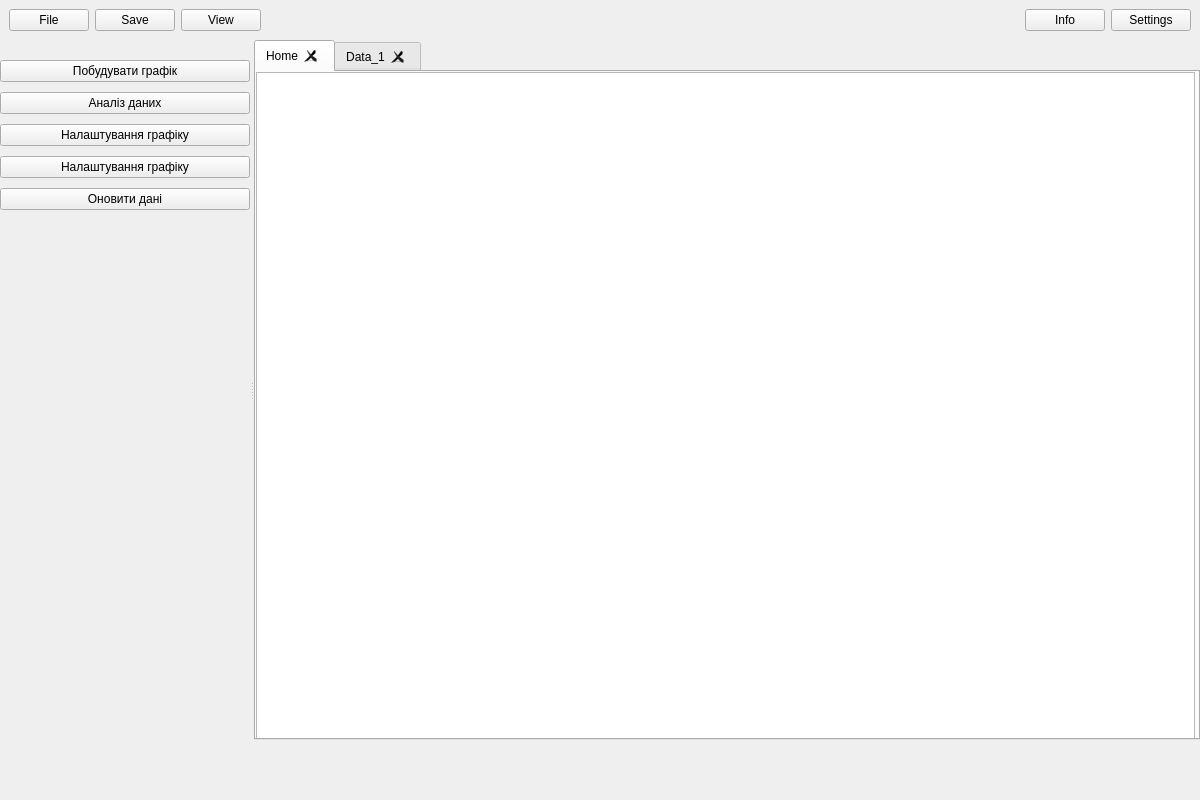
<?xml version="1.0" encoding="UTF-8"?>
<ui version="4.0">
 <class>MainWindow</class>
 <widget class="QMainWindow" name="MainWindow">
  <property name="geometry">
   <rect>
    <x>0</x>
    <y>0</y>
    <width>1200</width>
    <height>800</height>
   </rect>
  </property>
  <property name="windowTitle">
   <string>MainWindow</string>
  </property>
  <widget class="QWidget" name="centralwidget">
   <widget class="QFrame" name="verticalFrame">
    <property name="geometry">
     <rect>
      <x>0</x>
      <y>0</y>
      <width>1200</width>
      <height>800</height>
     </rect>
    </property>
    <property name="lineWidth">
     <number>0</number>
    </property>
    <layout class="QVBoxLayout" name="frame_main">
     <property name="spacing">
      <number>0</number>
     </property>
     <property name="leftMargin">
      <number>0</number>
     </property>
     <property name="topMargin">
      <number>0</number>
     </property>
     <property name="rightMargin">
      <number>0</number>
     </property>
     <property name="bottomMargin">
      <number>0</number>
     </property>
     <item>
      <widget class="QFrame" name="frame_up">
       <property name="minimumSize">
        <size>
         <width>0</width>
         <height>30</height>
        </size>
       </property>
       <property name="lineWidth">
        <number>0</number>
       </property>
       <layout class="QHBoxLayout" name="horizontalLayout">
        <property name="spacing">
         <number>0</number>
        </property>
        <property name="leftMargin">
         <number>0</number>
        </property>
        <property name="topMargin">
         <number>0</number>
        </property>
        <property name="rightMargin">
         <number>0</number>
        </property>
        <property name="bottomMargin">
         <number>0</number>
        </property>
        <item>
         <widget class="QFrame" name="horizontalFrame">
          <layout class="QHBoxLayout" name="horizontalLayout_5">
           <property name="rightMargin">
            <number>1</number>
           </property>
           <item>
            <widget class="QPushButton" name="pushButton_2">
             <property name="text">
              <string>File</string>
             </property>
            </widget>
           </item>
           <item>
            <widget class="QPushButton" name="pushButton_4">
             <property name="text">
              <string>Save</string>
             </property>
            </widget>
           </item>
           <item>
            <widget class="QPushButton" name="pushButton">
             <property name="text">
              <string>View</string>
             </property>
            </widget>
           </item>
          </layout>
         </widget>
        </item>
        <item>
         <spacer name="horizontalSpacer">
          <property name="orientation">
           <enum>Qt::Horizontal</enum>
          </property>
          <property name="sizeHint" stdset="0">
           <size>
            <width>40</width>
            <height>20</height>
           </size>
          </property>
         </spacer>
        </item>
        <item>
         <widget class="QFrame" name="horizontalFrame_2">
          <property name="minimumSize">
           <size>
            <width>30</width>
            <height>0</height>
           </size>
          </property>
          <layout class="QHBoxLayout" name="horizontalLayout_6">
           <item>
            <widget class="QPushButton" name="pushButton_3">
             <property name="text">
              <string>Info</string>
             </property>
            </widget>
           </item>
           <item>
            <widget class="QPushButton" name="pushButton_settings">
             <property name="text">
              <string>Settings</string>
             </property>
            </widget>
           </item>
          </layout>
         </widget>
        </item>
       </layout>
      </widget>
     </item>
     <item>
      <widget class="QFrame" name="frame_center">
       <property name="sizePolicy">
        <sizepolicy hsizetype="Preferred" vsizetype="Expanding">
         <horstretch>0</horstretch>
         <verstretch>0</verstretch>
        </sizepolicy>
       </property>
       <property name="lineWidth">
        <number>0</number>
       </property>
       <layout class="QHBoxLayout" name="horizontalLayout_3">
        <property name="spacing">
         <number>0</number>
        </property>
        <property name="leftMargin">
         <number>0</number>
        </property>
        <property name="topMargin">
         <number>0</number>
        </property>
        <property name="rightMargin">
         <number>0</number>
        </property>
        <property name="bottomMargin">
         <number>0</number>
        </property>
        <item>
         <widget class="QSplitter" name="splitter">
          <property name="orientation">
           <enum>Qt::Horizontal</enum>
          </property>
          <widget class="QFrame" name="verticalFrame">
           <property name="minimumSize">
            <size>
             <width>0</width>
             <height>0</height>
            </size>
           </property>
           <property name="maximumSize">
            <size>
             <width>250</width>
             <height>16777215</height>
            </size>
           </property>
           <property name="layoutDirection">
            <enum>Qt::LeftToRight</enum>
           </property>
           <property name="frameShadow">
            <enum>QFrame::Plain</enum>
           </property>
           <property name="lineWidth">
            <number>0</number>
           </property>
           <layout class="QVBoxLayout" name="verticalLayout_2">
            <property name="spacing">
             <number>10</number>
            </property>
            <property name="leftMargin">
             <number>0</number>
            </property>
            <property name="topMargin">
             <number>20</number>
            </property>
            <property name="rightMargin">
             <number>0</number>
            </property>
            <property name="bottomMargin">
             <number>0</number>
            </property>
            <item>
             <widget class="QPushButton" name="pushButton_5">
              <property name="text">
               <string>Побудувати графік</string>
              </property>
             </widget>
            </item>
            <item>
             <widget class="QPushButton" name="pushButton_7">
              <property name="text">
               <string>Аналіз даних</string>
              </property>
             </widget>
            </item>
            <item>
             <widget class="QPushButton" name="pushButton_6">
              <property name="text">
               <string>Налаштування графіку</string>
              </property>
             </widget>
            </item>
            <item>
             <widget class="QPushButton" name="pushButton_8">
              <property name="text">
               <string>Налаштування графіку</string>
              </property>
             </widget>
            </item>
            <item>
             <widget class="QPushButton" name="pushButton_9">
              <property name="text">
               <string>Оновити дані</string>
              </property>
             </widget>
            </item>
            <item>
             <spacer name="verticalSpacer">
              <property name="orientation">
               <enum>Qt::Vertical</enum>
              </property>
              <property name="sizeHint" stdset="0">
               <size>
                <width>20</width>
                <height>40</height>
               </size>
              </property>
             </spacer>
            </item>
           </layout>
          </widget>
          <widget class="QFrame" name="verticalFrame">
           <property name="minimumSize">
            <size>
             <width>0</width>
             <height>0</height>
            </size>
           </property>
           <layout class="QVBoxLayout" name="verticalLayout">
            <property name="spacing">
             <number>0</number>
            </property>
            <property name="leftMargin">
             <number>0</number>
            </property>
            <property name="topMargin">
             <number>0</number>
            </property>
            <property name="rightMargin">
             <number>0</number>
            </property>
            <property name="bottomMargin">
             <number>0</number>
            </property>
            <item>
             <widget class="QTabWidget" name="tabWidget">
              <property name="tabShape">
               <enum>QTabWidget::Rounded</enum>
              </property>
              <property name="currentIndex">
               <number>0</number>
              </property>
              <property name="elideMode">
               <enum>Qt::ElideLeft</enum>
              </property>
              <property name="documentMode">
               <bool>false</bool>
              </property>
              <property name="tabsClosable">
               <bool>true</bool>
              </property>
              <property name="movable">
               <bool>true</bool>
              </property>
              <property name="tabBarAutoHide">
               <bool>false</bool>
              </property>
              <widget class="QWidget" name="Start_tab">
               <attribute name="title">
                <string>Home</string>
               </attribute>
               <widget class="QGraphicsView" name="graphicsView">
                <property name="geometry">
                 <rect>
                  <x>0</x>
                  <y>0</y>
                  <width>939</width>
                  <height>684</height>
                 </rect>
                </property>
               </widget>
              </widget>
              <widget class="QWidget" name="tab_2">
               <attribute name="title">
                <string>Data_1</string>
               </attribute>
              </widget>
             </widget>
            </item>
           </layout>
          </widget>
         </widget>
        </item>
       </layout>
      </widget>
     </item>
     <item>
      <widget class="QFrame" name="frame_down">
       <property name="minimumSize">
        <size>
         <width>0</width>
         <height>60</height>
        </size>
       </property>
       <property name="lineWidth">
        <number>0</number>
       </property>
       <layout class="QHBoxLayout" name="horizontalLayout_4">
        <property name="spacing">
         <number>0</number>
        </property>
        <property name="leftMargin">
         <number>0</number>
        </property>
        <property name="topMargin">
         <number>0</number>
        </property>
        <property name="rightMargin">
         <number>0</number>
        </property>
        <property name="bottomMargin">
         <number>0</number>
        </property>
       </layout>
      </widget>
     </item>
    </layout>
   </widget>
  </widget>
 </widget>
 <resources/>
 <connections/>
</ui>
